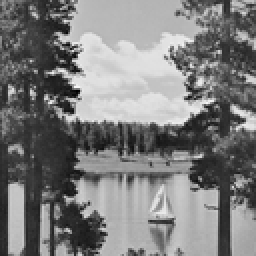
%> input picture lake.png, 128 x 128 px, shrunk from 512 x 512 before the run (shown 2 times larger); the run also reads 1 picture not shown here
$ octave Fig5_right.m   (GNU Octave 9; MATLAB toolbox functions it lacks are replaced by stand-ins)
%> lines starting %> are read from the running program, lines starting %| are printed output that depends on the picture
close all;clc;clear all;

Ur=double(imread('lake.png'))/255;
%> Ur: size 128x128 double; min 0.00784, max 0.973, mean 0.488
ur=double(imread('noise_lake.png'))/255;
%> ur: size 128x128 double; min 0.0235, max 0.98, mean 0.488

epsilon = 1e-10;

[rows, cols]=size(ur);
%> rows = 128; cols = 128
alpha = 0.1;
steps=0.1;

t=1;
numIter = 5e3;
imgSz = rows*cols;
%> imgSz = 16384

% AADMM beta=1
beta = 1;
q =zeros(rows,cols);
Q=q;
tq=q;
Tq=q;

uu = ur;
tu=uu;

pp1 = zeros(rows, cols+1);
pp2 = zeros(rows+1, cols);
divp = pp1(:,2:cols+1)-pp1(:,1:cols)+pp2(2:rows+1,:)-pp2(1:rows,:);

X1=[];
Y1=[];

for i = 1:numIter

    %sub-step1: update tp^(k+1)=p^{k+1}
    pt = divp +q- (ur+uu/beta);
    pp1(:,2:cols) = steps*(pt(:,2:cols) - pt(:,1:cols-1)) + pp1(:,2:cols);
    pp2(2:rows,:) = steps*(pt(2:rows,:) - pt(1:rows-1,:)) + pp2(2:rows,:);

    % projection steps
    pp1 = min(pp1,alpha);
    pp1 = max(pp1,-alpha);
    pp2 = min(pp2,alpha);
    pp2 = max(pp2,-alpha);

    % update divp
    divp = pp1(:,2:cols+1)-pp1(:,1:cols)+pp2(2:rows+1,:)-pp2(1:rows,:);

    %sub-step2 update tu
    %keep tu
    Tu=tu;
    tu = uu + beta*(ur-divp-q);

    %sub-step update tq
    %keep tq
    Tq=tq;
    tq = tu;

    %sub-step4 update tk
    % keep tk
    T=t;
    t=(1+sqrt(1+4*t^2))/2;

    %sub-step5 update p^{k+1} see sub-step1

    %sub-step6 update q^{k+1}
    %keep q
    Q=q;
    q=(t-1)/(2*t)*tq-(T-1)/(2*t)*Tq+T/(2*t)*(tu-uu+(1-beta)*tq+beta*q);

    %sub-step7 update u^{k+1}
    % keep uu
    ku=uu;
    uu=(t-1)/(2*t)*(2*tu-beta*tq)+(T-1)/(2*t)*(beta*Tq-2*Tu)+...
        T/(2*t)*((beta-2)*uu+(4-beta)*tu+(beta^2-3*beta)*tq+(2*beta-beta^2)*Q);

    % ||uk+1-uk||
    Aerru =sqrt(sum(sum((ku-uu).*(ku-uu))));

    X1(i)=log(i);
    Y1(i)=log(Aerru);

    if Aerru < epsilon
        break;
    end

end
%> this loop made 5000 passes
%> Aerru on passes 1 to 3: 22.45, 23.46, 9.83
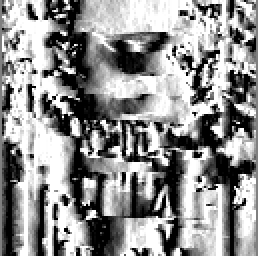
%> pp1: size 128x129 double (shown 2 times larger); min -0.1, max 0.1, mean 0.0134; drawn with min black and max white
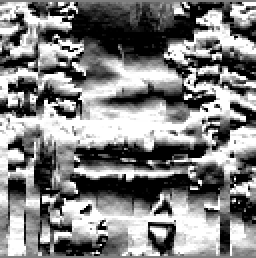
%> pp2: size 129x128 double (shown 2 times larger); min -0.1, max 0.1, mean 0.0018; drawn with min black and max white
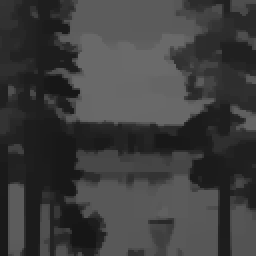
%> q: size 128x128 double (shown 2 times larger); min 0.0898, max 0.418, mean 0.244
%> after the loop, X1 = 5000 values from 0 to 8.52; Y1 = 5000 values, max 3.16 at index 2, min -13.25 at index 4990, mean -10.62; t = 2503

% average error of tu and Ur
errtuUr=sum(sum(abs(tu-Ur)))/imgSz;
%> errtuUr = 0.0477
msg1 = sprintf('number of AADMM (beta=1) = %u. \n', i);
disp(msg1);
msg2 = sprintf('average error of tu and Ur = %u. \n', errtuUr);
disp(msg2);
%| average error of tu and Ur = 0.0477392.
msg3 = sprintf('||uk+1-uk|| = %u. \n', Aerru);
disp(msg3);
%| ||uk+1-uk|| = 1.99981e-06.


% AADMM beta=0.5
beta = 0.5;
q =zeros(rows,cols);
Q=q;
tq=q;
Tq=q;

uu = ur;
tu=uu;

pp1 = zeros(rows, cols+1);
pp2 = zeros(rows+1, cols);
divp = pp1(:,2:cols+1)-pp1(:,1:cols)+pp2(2:rows+1,:)-pp2(1:rows,:);

X2=[];
Y2=[];

for i = 1:numIter

    %sub-step1: update tp^(k+1)=p^{k+1}
    pt = divp +q- (ur+uu/beta);
    pp1(:,2:cols) = steps*(pt(:,2:cols) - pt(:,1:cols-1)) + pp1(:,2:cols);
    pp2(2:rows,:) = steps*(pt(2:rows,:) - pt(1:rows-1,:)) + pp2(2:rows,:);

    % projection steps
    pp1 = min(pp1,alpha);
    pp1 = max(pp1,-alpha);
    pp2 = min(pp2,alpha);
    pp2 = max(pp2,-alpha);

    % update divp
    divp = pp1(:,2:cols+1)-pp1(:,1:cols)+pp2(2:rows+1,:)-pp2(1:rows,:);

    %sub-step2 update tu
    %keep tu
    Tu=tu;
    tu = uu + beta*(ur-divp-q);

    %sub-step update tq
    %keep tq
    Tq=tq;
    tq = tu;

    %sub-step4 update tk
    % keep tk
    T=t;
    t=(1+sqrt(1+4*t^2))/2;

    %sub-step5 update p^{k+1} see sub-step1

    %sub-step6 update q^{k+1}
    %keep q
    Q=q;
    q=(t-1)/(2*t)*tq-(T-1)/(2*t)*Tq+T/(2*t)*(tu-uu+(1-beta)*tq+beta*q);

    %sub-step7 update u^{k+1}
    % keep uu
    ku=uu;
    uu=(t-1)/(2*t)*(2*tu-beta*tq)+(T-1)/(2*t)*(beta*Tq-2*Tu)+...
        T/(2*t)*((beta-2)*uu+(4-beta)*tu+(beta^2-3*beta)*tq+(2*beta-beta^2)*Q);

    % ||uk+1-uk||
    Aerru =sqrt(sum(sum((ku-uu).*(ku-uu))));

    X2(i)=log(i);
    Y2(i)=log(Aerru);

    if Aerru < epsilon
        break;
    end

end
%> this loop made 5000 passes
%> (T, t, Aerru) on passes 1 to 3: (2503, 2503.5, 8.76), (2503.5, 2504, 58.64), (2504, 2504.5, 16.81)
%> pass 1, `pp2 = min(pp2,alpha);`:
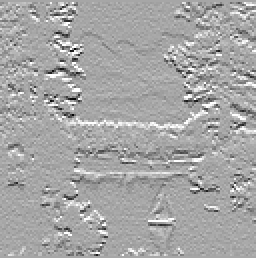
%> pp2: size 129x128 double (shown 2 times larger); min -0.188, max 0.1, mean -0.000258; drawn with min black and max white
%> after the loop:
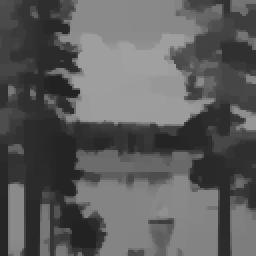
%> uu: size 128x128 double (shown 2 times larger); min 0.135, max 0.628, mean 0.366
%> after the loop, X2 = 5000 values from 0 to 8.52; Y2 = 5000 values, max 4.07 at index 2, min -14.35 at index 5000, mean -11.41; t = 5003.1


% average error of tu and Ur
errtuUr=sum(sum(abs(tu-Ur)))/imgSz;

msg11 = sprintf('number of AADMM (beta=0.5) = %u. \n', i);
disp(msg11);
msg22 = sprintf('average error of tu and Ur = %u. \n', errtuUr);
disp(msg22);
%| average error of tu and Ur = 0.0477404.
msg33 = sprintf('||uk+1-uk|| = %u. \n', Aerru);
disp(msg33);
%| ||uk+1-uk|| = 5.88293e-07.


% AADMM beta=1.5
beta = 1.5;
q =zeros(rows,cols);
Q=q;
tq=q;
Tq=q;

uu = ur;
tu=uu;

pp1 = zeros(rows, cols+1);
pp2 = zeros(rows+1, cols);
divp = pp1(:,2:cols+1)-pp1(:,1:cols)+pp2(2:rows+1,:)-pp2(1:rows,:);

X3=[];
Y3=[];

for i = 1:numIter

    %sub-step1: update tp^(k+1)=p^{k+1}
    pt = divp +q- (ur+uu/beta);
    pp1(:,2:cols) = steps*(pt(:,2:cols) - pt(:,1:cols-1)) + pp1(:,2:cols);
    pp2(2:rows,:) = steps*(pt(2:rows,:) - pt(1:rows-1,:)) + pp2(2:rows,:);

    % projection steps
    pp1 = min(pp1,alpha);
    pp1 = max(pp1,-alpha);
    pp2 = min(pp2,alpha);
    pp2 = max(pp2,-alpha);

    % update divp
    divp = pp1(:,2:cols+1)-pp1(:,1:cols)+pp2(2:rows+1,:)-pp2(1:rows,:);

    %sub-step2 update tu
    %keep tu
    Tu=tu;
    tu = uu + beta*(ur-divp-q);

    %sub-step update tq
    %keep tq
    Tq=tq;
    tq = tu;

    %sub-step4 update tk
    % keep tk
    T=t;
    t=(1+sqrt(1+4*t^2))/2;

    %sub-step5 update p^{k+1} see sub-step1

    %sub-step6 update q^{k+1}
    %keep q
    Q=q;
    q=(t-1)/(2*t)*tq-(T-1)/(2*t)*Tq+T/(2*t)*(tu-uu+(1-beta)*tq+beta*q);

    %sub-step7 update u^{k+1}
    % keep uu
    ku=uu;
    uu=(t-1)/(2*t)*(2*tu-beta*tq)+(T-1)/(2*t)*(beta*Tq-2*Tu)+...
        T/(2*t)*((beta-2)*uu+(4-beta)*tu+(beta^2-3*beta)*tq+(2*beta-beta^2)*Q);

    % ||uk+1-uk||
    Aerru =sqrt(sum(sum((ku-uu).*(ku-uu))));

    X3(i)=log(i);
    Y3(i)=log(Aerru);

    if Aerru < epsilon
        break;
    end

end
%> this loop made 5000 passes
%> (T, t, Aerru) on passes 1 to 3: (5003.1, 5003.6, 92.72), (5003.6, 5004.1, 4.77), (5004.1, 5004.6, 85.64)
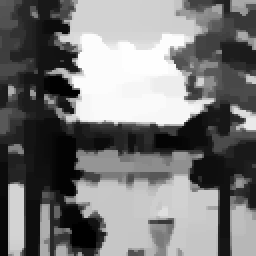
%> uu: size 128x128 double (shown 2 times larger); min 0.0449, max 0.209, mean 0.122; drawn with min black and max white
%> after the loop, X3 = 5000 values from 0 to 8.52; Y3 = 5000 values, max 4.53 at index 1, min -12.86 at index 4794, mean -10.72; t = 7503.2


% average error of tu and Ur
errtuUr=sum(sum(abs(tu-Ur)))/imgSz;

msg111 = sprintf('number of AADMM (beta=1.5) = %u. \n', i);
disp(msg111);
msg222 = sprintf('average error of tu and Ur = %u. \n', errtuUr);
disp(msg222);
%| average error of tu and Ur = 0.0477342.
msg333 = sprintf('||uk+1-uk|| = %u. \n', Aerru);
disp(msg333);
%| ||uk+1-uk|| = 3.08915e-06.


figure
plot(X1,Y1,'-b.');
hold on;
plot(X2,Y2,'-r.');
hold on;
plot(X3,Y3,'-g.');
xlabel('log(It.)','FontName','Times');
ylabel('log(Error)','FontName','Times');
% [4 lines of commented-out code are left out]
legend('\beta=1','\beta=0.5','\beta=1.5')
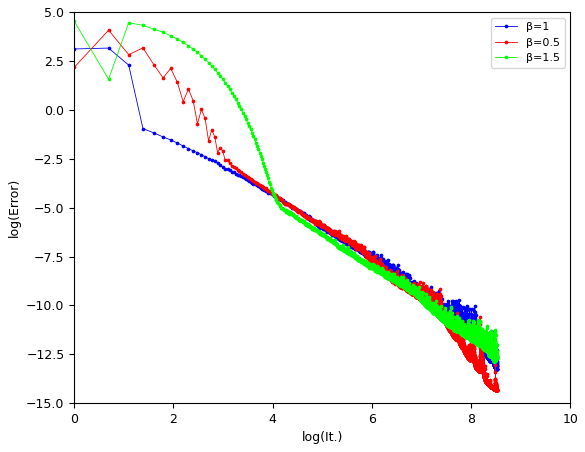
%> figure redrawn from the program's plot data; curve peaks at x = 0.693, y = 3.16; curve peaks at x = 0.693, y = 4.07; curve peaks at x = 0, y = 4.53
